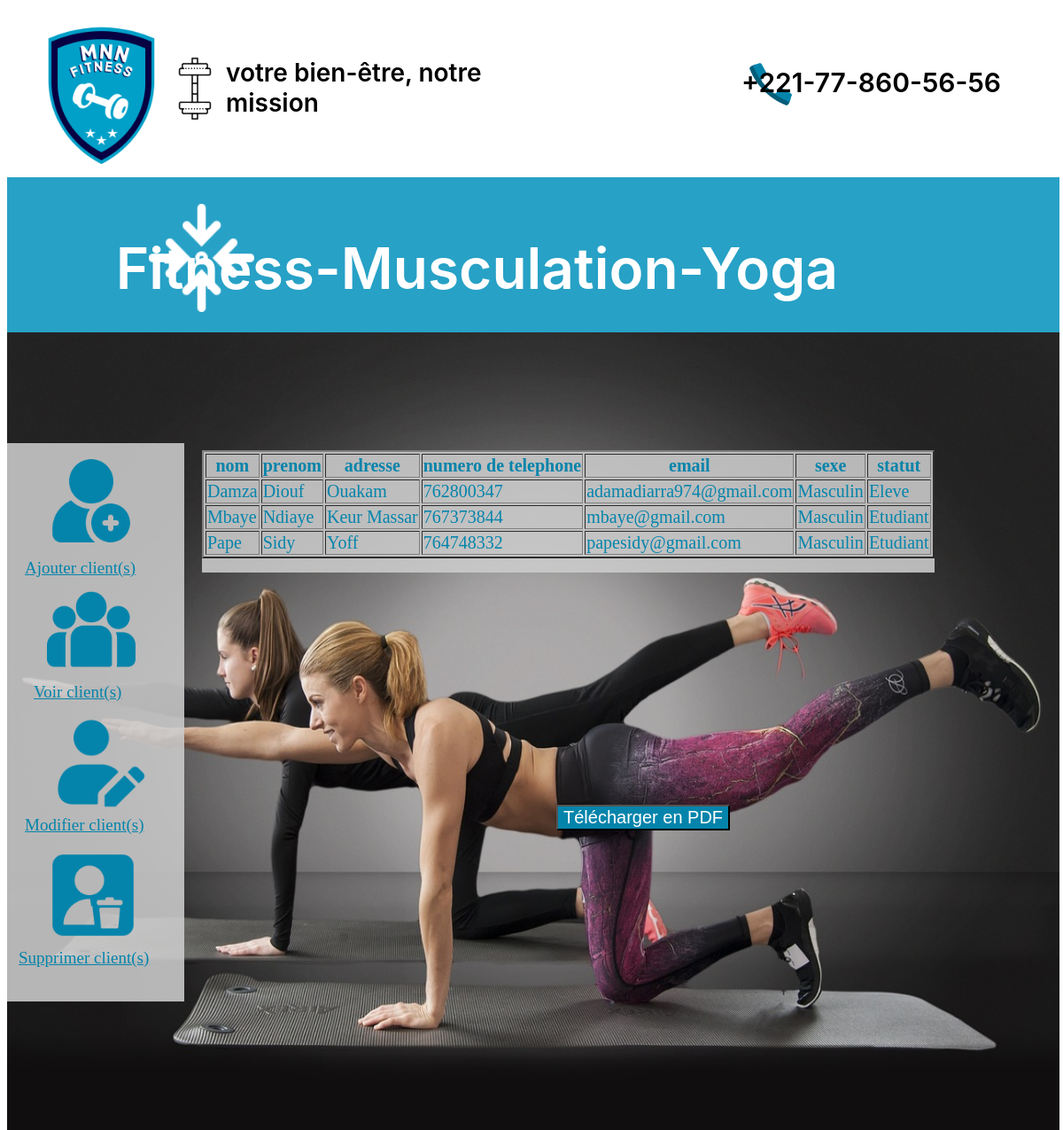
/Views/voir_utilisateur.php, run on the app's committed database.
### tables this page shows
CREATE TABLE `client` (
  `Nom` varchar(80) NOT NULL,
  `Prenom` varchar(80) NOT NULL,
  `Adresse` varchar(80) NOT NULL,
  `Numero_tel` int(15) NOT NULL,
  `Email` varchar(40) NOT NULL,
  `Sexe` varchar(15) NOT NULL,
  `Statut` varchar(10) NOT NULL
);

### Model/voiruser.php (the view, shortened to what this page needs)
<!DOCTYPE html>
<html>
<head>
    <link href="../Asset/CSS/style.css" rel="stylesheet">
</head>
<body>
    <div id="tform">
    <?php
        $servername = "mysql-projetgestionclientele.alwaysdata.net";
        $username = "323101_adama";
        $password = "mbaye@7112A";
        $database = "projetgestionclientele_sql";
    $connexion = new mysqli($servername, $username, $password, $database);
    $requete = "SELECT * FROM client";
    $resultat = $connexion->query($requete);
    if ($resultat->num_rows > 0) {
        echo "<table border='2'>
            <tr>
                <th>nom</th>
                <th>prenom</th>
                <th>adresse</th>
                <th>numero de telephone</th>
                <th>email</th>
                <th>sexe</th>
                <th>statut</th>
            </tr>";
        while ($ligne = $resultat->fetch_assoc()) {
            echo"<div id='tes'>";
            echo "<tr>";
            echo "<td>" . $ligne["Nom"] . "</td>";
            echo "<td>" . $ligne["Prenom"] . "</td>";
            echo "<td>" . $ligne["Adresse"] . "</td>";
            echo "<td>" . $ligne["Numero_tel"] . "</td>";
            echo "<td>" . $ligne["Email"] . "</td>";
            echo "<td>" . $ligne["Sexe"] . "</td>";
            echo "<td>" . $ligne["Statut"] . "</td>";
            echo "</tr>";
            echo "</div>";
        }
        echo "</table>";
    } else {
        echo "<h1>La table est vide.</h1>";
    }
    ?>
    <form method="post" action="">
        <button type="submit" id="btyy">Télécharger en PDF</button>
    </form>
    </div>
</body>
</html>

### Views/voir_utilisateur.php (shortened to what this page needs)
<html>
    <head>
    <link href="../Asset/CSS/style.css" rel="stylesheet">
    </head>
    <body>
    <?php
    include('entete.php');
    include('barre.php');
    include('../Model/voiruser.php');
    ?>
    </body>
</html>

### Views/entete.php (shortened to what this page needs)
<html>
<head>
    <link href="../Asset/CSS/style.css" rel="stylesheet">
</head>
<body>
    <div>
    <img src="../Asset/IMG/logo.png" width="18%" height="200px">
    <img src="../Asset/IMG/haltere.png" width="5%" height="60px" id="hal">
    <p id="slo">votre bien-être, notre mission</p>
    <img src="../Asset/IMG/tel3.png" id="tel">
    <p id="num">+221-77-860-56-56</p>
    </div>
    <div id="bar">
            <p id="util">Fitness-Musculation-Yoga</p>
            <img src="../Asset/IMG/point.png" id="point">
    </div>
    <img src="../Asset/IMG/test.jpg" id="fnd">
</body>
</html>

### Views/barre.php (shortened to what this page needs)
<html>
    <head>
    <link href="../Asset/CSS/style.css" rel="stylesheet">
    </head>
    <body>
    <div id="barre">
        <a href="ajouter_utilisateur.php"><img src="../Asset/IMG/add-user.png" id="ajb_ut" ></a>
        <a href="voir_utilisateur.php"><img src="../Asset/IMG/group.png" id="utb" ></a>
        <a href="modifier_utilisateur.php"><img src="../Asset/IMG/user-avatar.png" id="edb_ut" ></a>
        <a href="supprimer_utilisateur.php"><img src="../Asset/IMG/del_user.png" id="delb_ut" ></a>
        <a href="ajouter_utilisateur.php" id="adb_ut">Ajouter client(s)</a>
        <a href="voir_utilisateur.php"id="vb_ut">Voir client(s)</a>
        <a href="modifier_utilisateur.php" id="modb_ut">Modifier client(s)</a>
        <a href="supprimer_utilisateur.php" id="supb_ut">Supprimer client(s)</a>
    </div>
    </body>
</html>

### Asset/CSS/style.css (style rules this page uses)
#hal { transform: rotate(-45deg); position: absolute; top:70px; left: 190px; }
#slo { width: 308px; height: 80px; flex-shrink: 0; color: #000; font-family: Inter; font-size: 28px; font-style: normal; font-weight: 600; line-height: normal; position: absolute; top:37px; left: 255px; }
#tel { width: 60px; height: 60px; flex-shrink: 0; position:absolute ; right: 300px; top: 65px; }
#num { color: #000; font-family: Inter; font-size: 30px; font-style: normal; font-weight: 600; line-height: normal; position: absolute; right:70px; top: 45px; }
#bar { width: 99%; height: 181px; flex-shrink: 0; background-color: rgba(10, 148, 191, 0.88); position: absolute; top: 200px; }
#util { color: #FFF; font-family: Inter; font-size: 64px; font-style: normal; font-weight: 600; line-height: normal; position: absolute; right: 250px; }
#point { width: 119px; height: 122px; flex-shrink: 0; position: absolute; left: 160px; top: 30px; }
#fnd { width: 99%; height: 900px; flex-shrink: 0; position: absolute; top: 375px; }
#barre { width: 200px; height: 630px; flex-shrink: 0; background: rgba(204, 204, 204, 0.88); position: absolute; top:500px; }
#ajb_ut { width: 100px; position: absolute; left: 45px; top: 15px; }
#utb { width: 100px; position: absolute; left: 45px; top: 160px; }
#edb_ut { width: 120px; position: absolute; left: 45px; top: 300px; }
#delb_ut { width: 100px; position: absolute; left: 47px; top: 460px; }
#adb_ut { color: #0584AB; font-size: 19px; position: absolute; left:20px; top:130px; }
#vb_ut { color: #0584AB; font-size: 19px; position: absolute; left:30px; top:270px; }
#modb_ut { color: #0584AB; font-size: 19px; position: absolute; left:20px; top:420px; }
#supb_ut { color: #0584AB; font-size: 19px; position: absolute; left:13px; top:570px; }
#tform { position: relative; top: 300px; left: 220px; background-color: rgba(204, 204, 204, 0.88); max-width: 76%; display: inline-block; }
#btyy { position: absolute; left: 400px; top: 400px; font-size: 20px; color: white; background-color: #0584AB; }

### data on the page
client: Nom "Damza", Prenom "Diouf", Adresse "Ouakam", Numero_tel "762800347", Email "adamadiarra974@gmail.com", Sexe "Masculin", Statut "Eleve"
client: Nom "Mbaye", Prenom "Ndiaye", Adresse "Keur Massar", Numero_tel "767373844", Email "mbaye@gmail.com", Sexe "Masculin", Statut "Etudiant"
client: Nom "Pape", Prenom "Sidy", Adresse "Yoff", Numero_tel "764748332", Email "papesidy@gmail.com", Sexe "Masculin", Statut "Etudiant"
